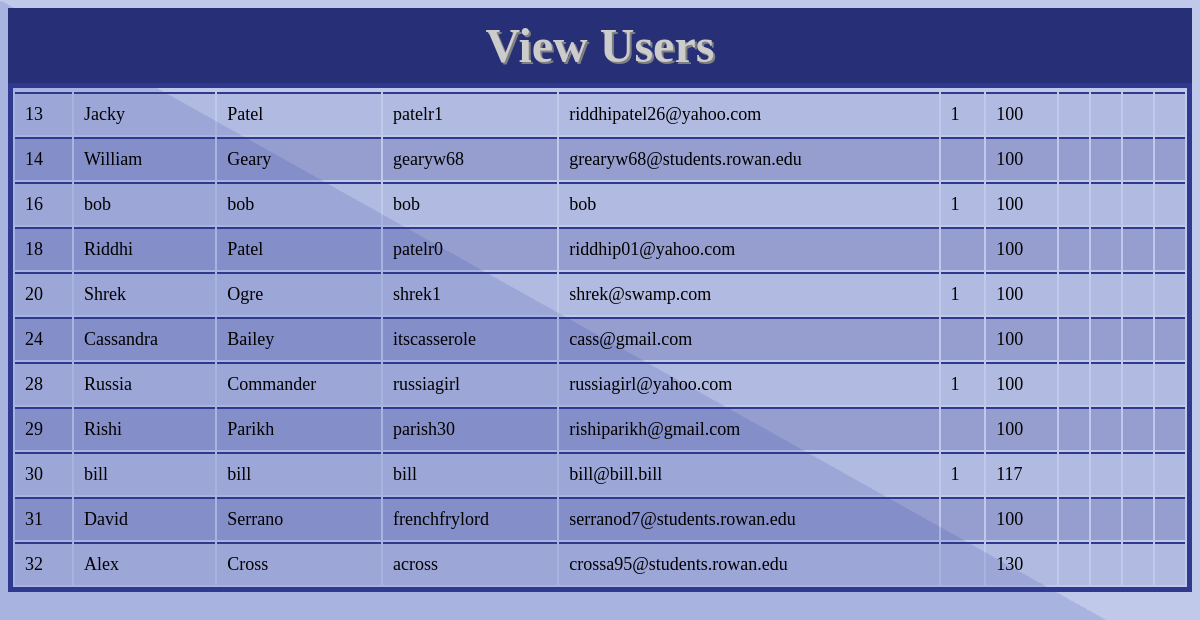
Before: /Views/viewusers.php with the older database file.
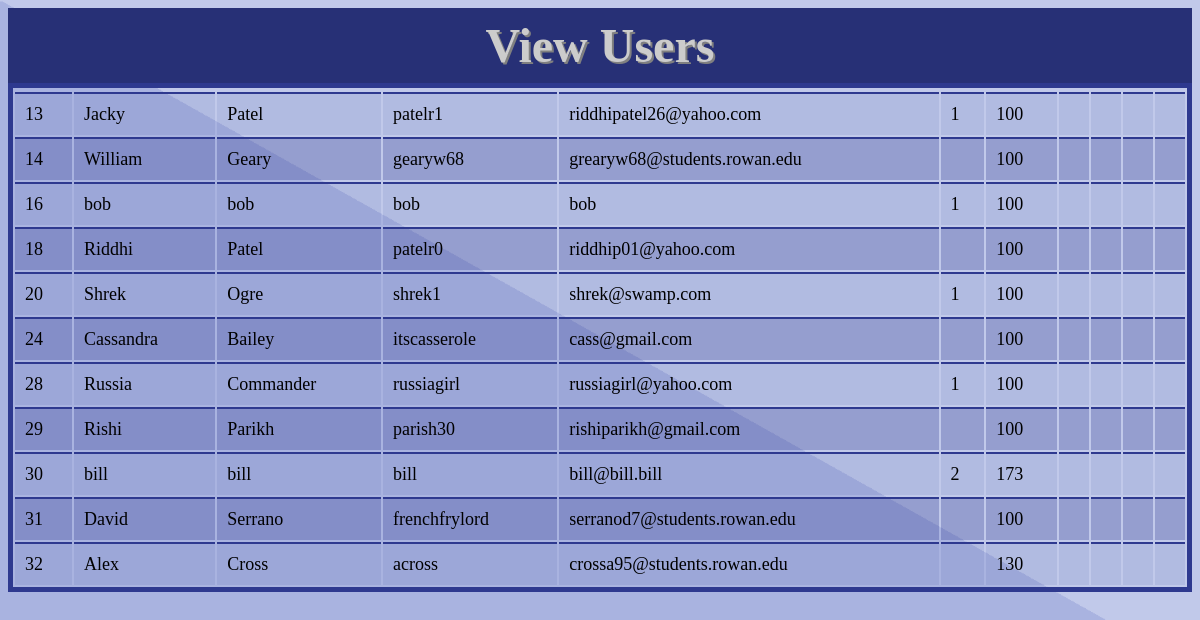
After: the same page with the newer database file.
### tables this page shows
CREATE TABLE `user` (
  `user_num` int(11) NOT NULL AUTO_INCREMENT,
  `first_name` varchar(30) NOT NULL,
  `last_name` varchar(30) NOT NULL,
  `username` varchar(20) NOT NULL,
  `email` varchar(40) NOT NULL,
  `password` varchar(256) DEFAULT NULL,
  `admin` int(1) DEFAULT NULL,
  `user_points` int(3) NOT NULL DEFAULT '100',
  `last_request` datetime DEFAULT NULL,
  `num_requests` int(2) NOT NULL DEFAULT '0',
  `department_id` int(2) DEFAULT NULL,
  `login_attempts` tinyint(3) unsigned DEFAULT '0',
  PRIMARY KEY (`user_num`),
  UNIQUE KEY `user_num_UNIQUE` (`user_num`),
  UNIQUE KEY `username_unique` (`username`),
  UNIQUE KEY `email_unique` (`email`),
  KEY `fk_department_idx` (`department_id`),
  CONSTRAINT `fk_department` FOREIGN KEY (`department_id`) REFERENCES `department` (`department_id`) ON DELETE NO ACTION ON UPDATE NO ACTION
);

### Views/viewusers.php (the view, shortened to what this page needs)
<?php
        $dbh = ConnectDB();
?>
<html>
<head>
   <link rel="stylesheet" type="text/css" href="../Styles/displayTables.css">
</head>
<body class="background" background="../Images/Background.png">
   <div class="header">View Users</div>
   <table>
      <?php
         try{
	    $sql = "SELECT user_num,first_name,last_name,username,email,admin,user_points ";
	    $sql .= "FROM user ";
	    $stmt = $dbh->prepare($sql);
	    $stmt->execute();
	    foreach($stmt->fetchAll() as $user) {
        $row =  " <tr><td>" . $user['user_num'];
        $row .= "</td><td>" . $user['first_name'];
        $row .= "</td><td>" . $user['last_name'];
        $row .= "</td><td>" . $user['username'];
        $row .= "</td><td>" . $user['email'];
        $row .= "</td><td>" . $user['admin'];
        $row .= "</td><td>" . $user['user_points'];
        $row .= "</td><td>";
        $row .= "</td><td>";
        $row .= "</td><td>";
        $row .= "</td><td>";
        $row .= "</td></tr>";
	       echo $row;
               }
            }
	 catch(Exception $e){}
      ?>
   </table>
</body>
</html>

### Styles/displayTables.css (style rules this page uses)
table { width: 100%; border: 5px solid #2e398f; }
td, tr { border-top: 2px solid #2e398f; color: black; text-align: left; padding: 10px; font-size: 18px; }
tr:nth-child(even) { background-color: rgba(46, 57, 143, 0.100); }
tr:nth-child(odd) { background-color: rgba(46, 57, 143, 0.300); }
.background { background-repeat: no-repeat; background-attachment: scroll; background-size: cover; }
.header { font-family: verdana; text-shadow: 2px 2px grey; background:#273076; text-align: center; font-weight: bold; color: #ccc; font-size: 48px; cursor: default; padding: 10px; }

Changed rows visible on the page:
changed user "bill": admin "1" → "2"; user_points "117" → "173"
